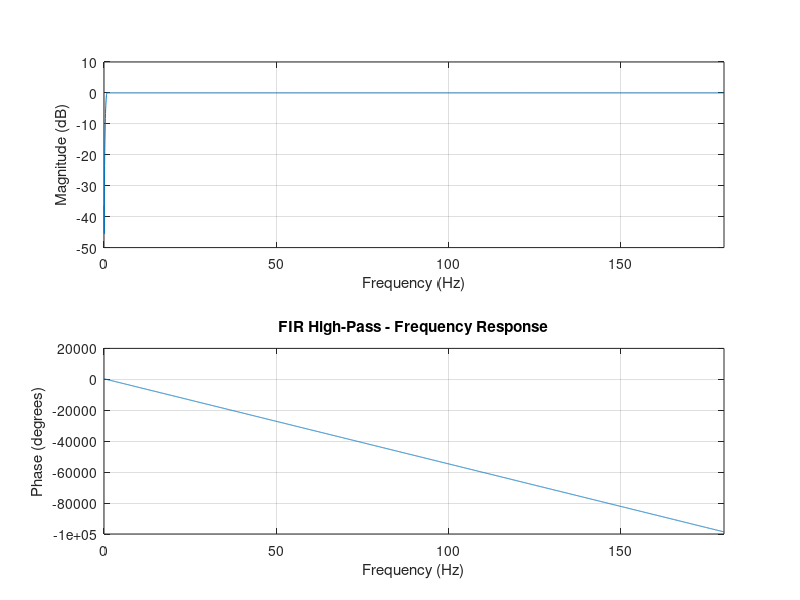
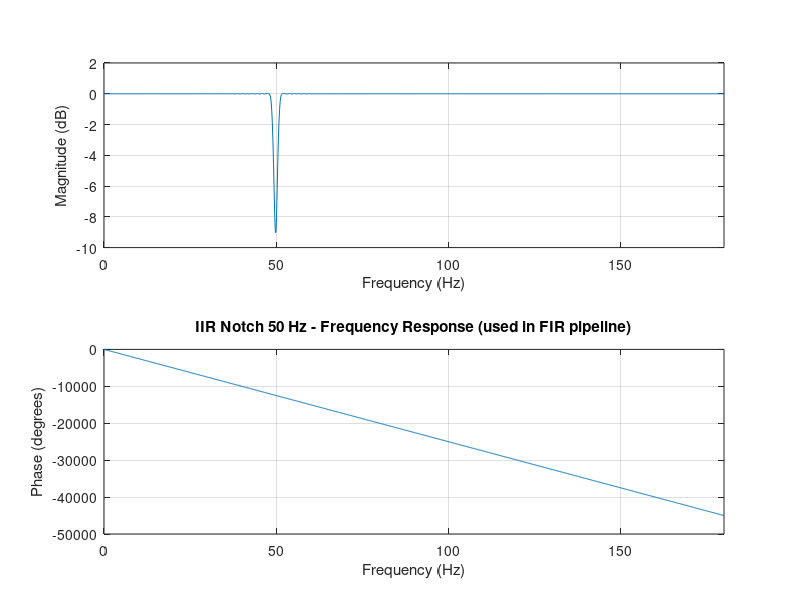
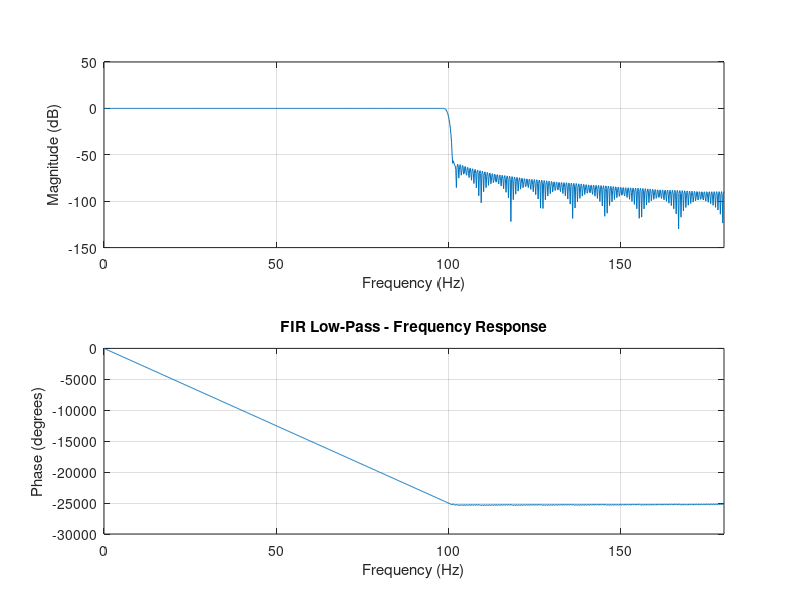
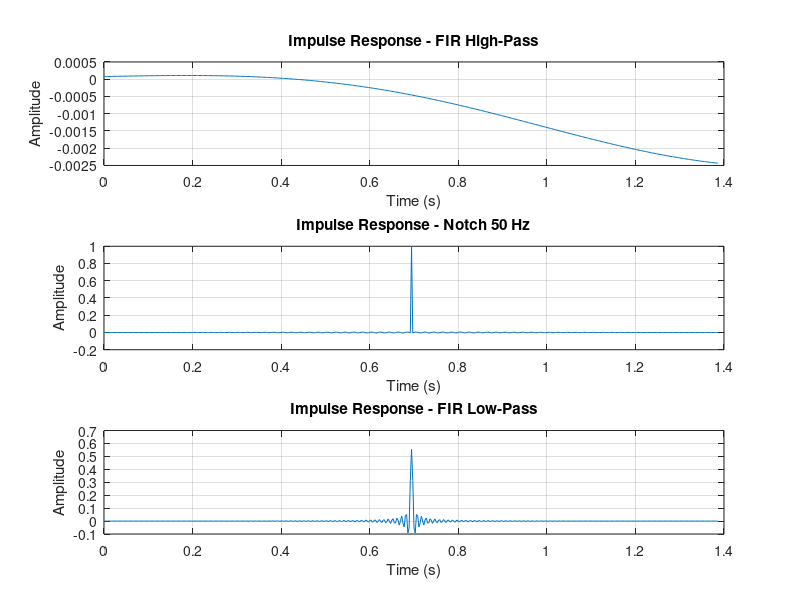

MATLAB code to generate these figures, in order: (Note: this script raises an error after producing the figures.)
%% Load ECG data
load('ecg_data.mat');

%% Design FIR High Pass Filter
firStandardOrder = 500;
[firHighPassOrder, ~, beta, ~] = kaiserord([0.3 0.5], [0 1], [0.01 0.01], samplingFrequency);
if mod(firHighPassOrder, 2) ~= 0
    firHighPassOrder = firHighPassOrder + 1;
end
firHighPassOrder = min(firHighPassOrder, 1100);
firHighPassNumerator = fir1(firHighPassOrder, 0.5 / (samplingFrequency / 2), 'high', kaiser(firHighPassOrder + 1, beta));
firHighPassDenominator = 1;

%% Design FIR Notch Filter at 50 Hz
firNotchNumerator = fir1(firStandardOrder, [49.5 50.5] / (samplingFrequency / 2), 'stop', hamming(firStandardOrder + 1));
firNotchDenominator = 1;

%% Design FIR Low-Pass Filter
firLowPassNumerator = fir1(firStandardOrder, 100 / (samplingFrequency / 2), 'low', hamming(firStandardOrder + 1));
firLowPassDenominator = 1;

%% Plot Frequency Responses
figure;
freqz(firHighPassNumerator, firHighPassDenominator, 1024, samplingFrequency);
title('FIR High-Pass - Frequency Response');
figure;
freqz(firNotchNumerator, firNotchDenominator, 1024, samplingFrequency);
title('IIR Notch 50 Hz - Frequency Response (used in FIR pipeline)');
figure;
freqz(firLowPassNumerator, firLowPassDenominator, 1024, samplingFrequency);
title('FIR Low-Pass - Frequency Response');

%% Plot Impulse Responses
impulseResponseLength = 500;
impulseTimeAxis = (0:impulseResponseLength - 1) / samplingFrequency;
firHighPassImpulseResponse = impz(firHighPassNumerator, firHighPassDenominator, impulseResponseLength);
notchImpulseResponse = impz(firNotchNumerator, firNotchDenominator, impulseResponseLength);
firLowPassImpulseResponse = impz(firLowPassNumerator, firLowPassDenominator, impulseResponseLength);
figure;
subplot(3, 1, 1);
plot(impulseTimeAxis, firHighPassImpulseResponse);
title('Impulse Response - FIR High-Pass');
xlabel('Time (s)');
ylabel('Amplitude');
grid on;
subplot(3, 1, 2);
plot(impulseTimeAxis, notchImpulseResponse);
title('Impulse Response - Notch 50 Hz');
xlabel('Time (s)');
ylabel('Amplitude');
grid on;
subplot(3, 1, 3);
plot(impulseTimeAxis, firLowPassImpulseResponse);
title('Impulse Response - FIR Low-Pass');
xlabel('Time (s)');
ylabel('Amplitude');
grid on;

%% Plot Step Responses
firHighPassStepResponse = stepz(firHighPassNumerator, firHighPassDenominator, impulseResponseLength);
notchStepResponse = stepz(firNotchNumerator, firNotchDenominator, impulseResponseLength);
firLowPassStepResponse = stepz(firLowPassNumerator, firLowPassDenominator, impulseResponseLength);
figure;
subplot(3, 1, 1);
plot(impulseTimeAxis, firHighPassStepResponse);
title('Step Response - FIR High-Pass');
xlabel('Time (s)');
ylabel('Amplitude');
grid on;
subplot(3, 1, 2);
plot(impulseTimeAxis, notchStepResponse);
title('Step Response - Notch 50 Hz');
xlabel('Time (s)');
ylabel('Amplitude');
grid on;
subplot(3, 1, 3);
plot(impulseTimeAxis, firLowPassStepResponse);
title('Step Response - FIR Low-Pass');
xlabel('Time (s)');
ylabel('Amplitude');
grid on;

%% Pole-Zero Plots
figure;
subplot(1, 3, 1);
zplane(firHighPassNumerator, firHighPassDenominator);
title('Pole-Zero - FIR HP');
subplot(1, 3, 2);
zplane(firNotchNumerator, firNotchDenominator);
title('Pole-Zero - Notch 50 Hz');
subplot(1, 3, 3);
zplane(firLowPassNumerator, firLowPassDenominator);
title('Pole-Zero - FIR LP');

%% Apply Filters
ecgAfterHighPass = filtfilt(firHighPassNumerator, firHighPassDenominator, noisyEcgSignal);
ecgAfterNotch = filtfilt(firNotchNumerator, firNotchDenominator, ecgAfterHighPass);
ecgCleanedFir = filtfilt(firLowPassNumerator, firLowPassDenominator, ecgAfterNotch);

%% Plot Filtering Steps
figure;
subplot(4, 1, 1);
plot(timeAxis, noisyEcgSignal);
title('Noisy ECG');
ylabel('mV');
grid on;
subplot(4, 1, 2);
plot(timeAxis, ecgAfterHighPass);
title('After FIR High-Pass');
ylabel('mV');
grid on;
subplot(4, 1, 3);
plot(timeAxis, ecgAfterNotch);
title('After FIR Notch');
ylabel('mV');
grid on;
subplot(4, 1, 4);
plot(timeAxis, ecgCleanedFir);
title('After FIR Low-Pass');
ylabel('mV');
xlabel('Time (s)');
grid on;

%% Print Coefficients
disp('FIR HP first 10 b coefficients:');
disp(firHighPassNumerator(1:10));
disp('Notch numerator b:');
disp(firNotchNumerator);
disp('Notch denominator a:');
disp(firNotchDenominator);
disp('FIR LP first 10 b coefficients:');
disp(firLowPassNumerator(1:10));

%% Verify Specs Compliance
firHpSampleIndices = (0:firHighPassOrder);
firStdSampleIndices = (0:firStandardOrder);
notchSampleIndices = (0:firStandardOrder);

hpPassbandGain = 20 * log10(abs(firHighPassNumerator * exp(-1j * 2 * pi * 10 / samplingFrequency * firHpSampleIndices)'));
hpStopbandAttenuation_01 = 20 * log10(abs(firHighPassNumerator * exp(-1j * 2 * pi * 0.1 / samplingFrequency * firHpSampleIndices)'));
lpPassbandGain = 20 * log10(abs(firLowPassNumerator * exp(-1j * 2 * pi * 90 / samplingFrequency * firStdSampleIndices)'));
lpStopbandAttenuation = 20 * log10(abs(firLowPassNumerator * exp(-1j * 2 * pi * 150 / samplingFrequency * firStdSampleIndices)'));
notchExactFreqVector = exp(-1j * 2 * pi * 50 / samplingFrequency * notchSampleIndices);
notchExactAttenuation = 20 * log10(abs(firNotchNumerator * notchExactFreqVector'));

fprintf('\nFIR Specs Verification: \n');
fprintf('HP passband gain at 10 Hz  : %.3f dB\n', hpPassbandGain);
fprintf('HP stopband atten at 0.1 Hz: %.3f dB\n', hpStopbandAttenuation_01);
fprintf('LP passband gain at 90 Hz  : %.3f dB\n', lpPassbandGain);
fprintf('LP stopband atten at 150 Hz: %.3f dB\n', lpStopbandAttenuation);
fprintf('Notch exact atten at 50 Hz : %.3f dB\n', notchExactAttenuation);

%% Save
save('fir_result.mat', 'ecgCleanedFir', 'firHighPassNumerator', 'firHighPassDenominator', ...
    'firNotchNumerator', 'firNotchDenominator', 'firLowPassNumerator', 'firLowPassDenominator');
